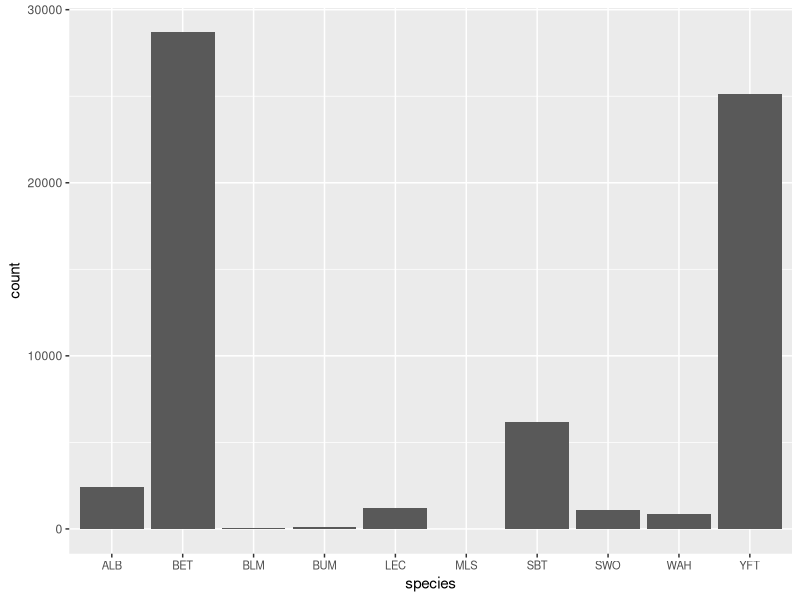
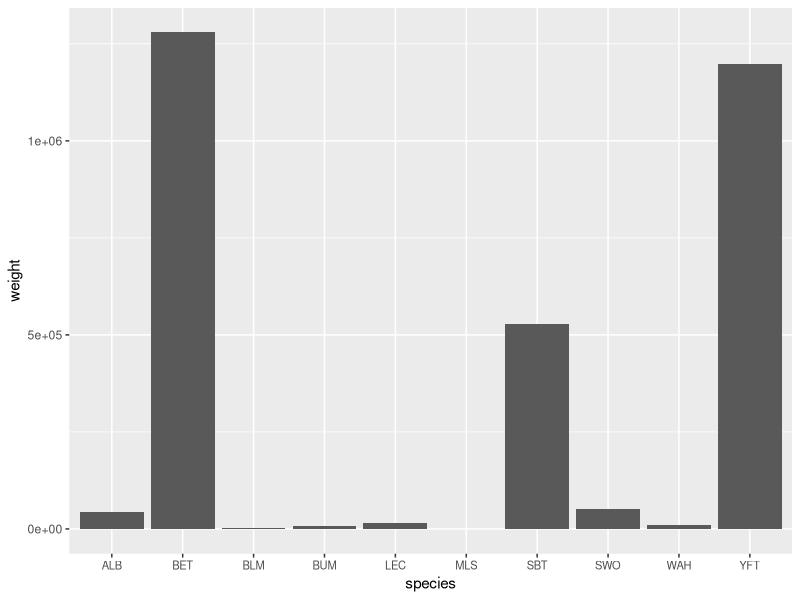

The R source for these figures, in order:
#install and load the gridExtra and tidyverse library
install.packages("gridExtra")
install.packages("ggpubr")
library(gridExtra)
library(tidyverse)
library("ggpubr")

#load the data
benoa <- read.csv("data/landing_data.csv")

#fig.1. the composition of species landed in benoa fishing port 2016
ggplot(data = benoa) + geom_bar(mapping = aes(x = species)) + 
  theme(axis.text.x = element_text(size = 8, angle = 0))

#fig.2. the total weight of each species landed in benoa fishing port 2016
weigth_total <- aggregate(benoa["weight"], benoa["species"], FUN = sum)
ggplot(weigth_total, aes(x = species, y = weight)) + 
  geom_bar(stat = "identity") + theme(axis.text.x = element_text(size = 8, angle = 0))

#fig.3. 